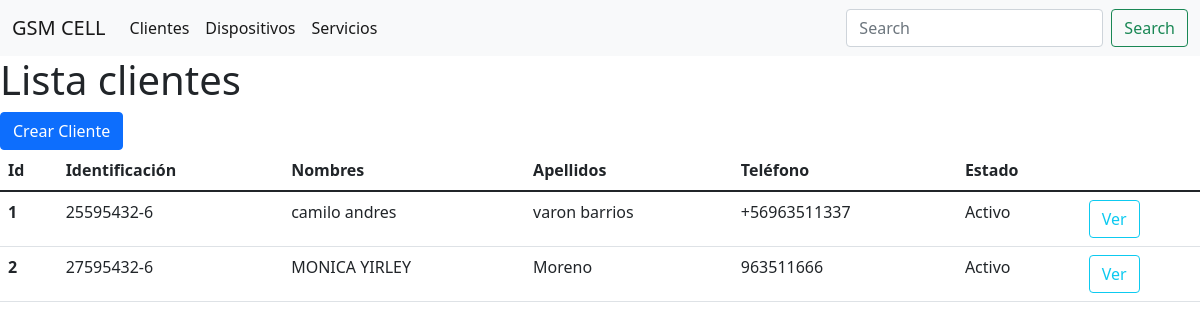
/clientes/lista/, run on an earlier commit of the app's database.
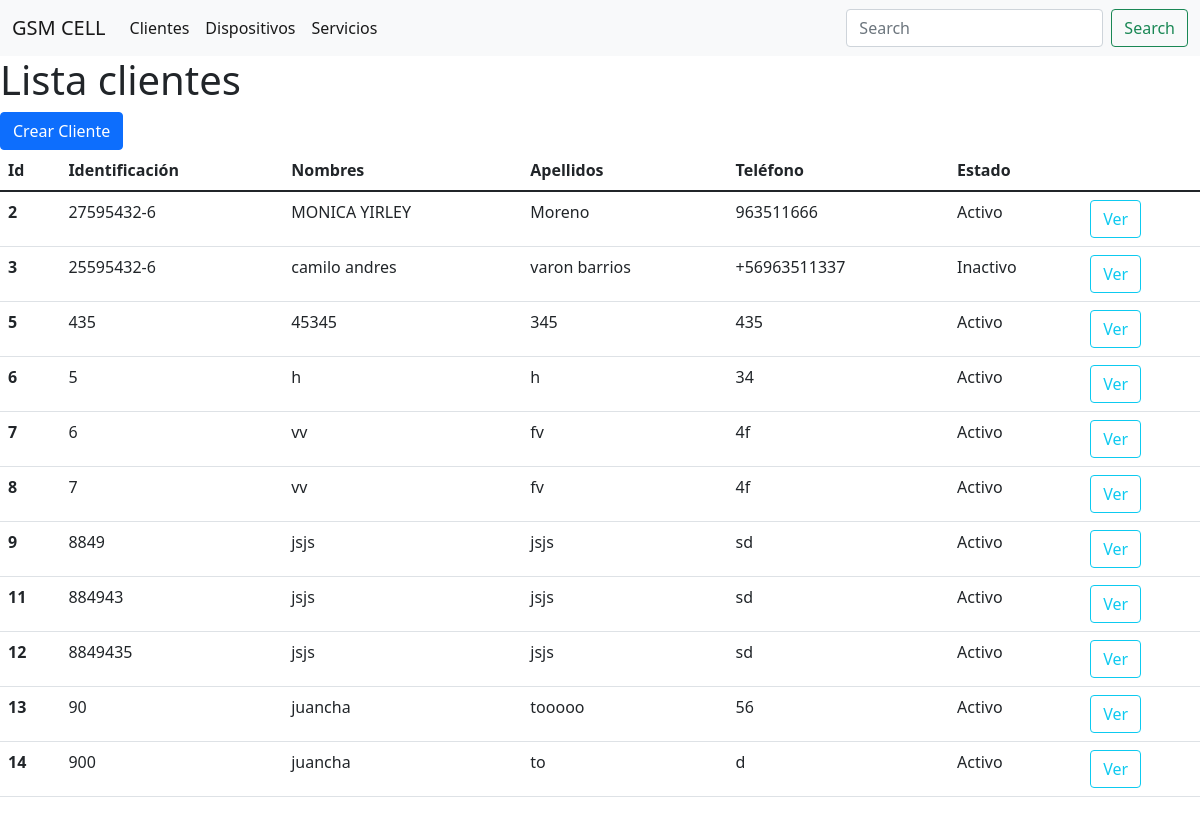
And on a later commit of the database.
### Clientes/models.py (models this page shows, shortened)
class Cliente(models.Model):
    identificacion = models.CharField(max_length=12, unique=True)
    nombres = models.CharField(max_length=100)
    apellidos = models.CharField(max_length=100)
    email = models.EmailField(max_length=254)
    telefono_principal = models.CharField(max_length=15)
    telefono_opcional = models.CharField(max_length=15, blank=True)
    estado_cliente = models.ForeignKey(Estado_Cliente, on_delete=models.CASCADE, default=1)

class Estado_Cliente(models.Model):
    nombre_estado = models.CharField(max_length=50)
    def __str__(self):
        return self.nombre_estado

### Clientes/views.py (the view)
# urls.py: path('lista/', views.lista_clientes, name='lista_clientes'),
def lista_clientes(request):
    lista_clientes = Cliente.objects.all()
    context = {
        'lista_clientes':lista_clientes
    }
    return render(request, 'lista_clientes.html', context)

### Clientes/templates/lista_clientes.html
{% extends 'base.html' %}
{% block contenido %}
<h1>Lista clientes</h1>
<a class="btn btn-primary" href="{% url 'crear_cliente' %}" role="button">Crear Cliente</a>
<table class="table">
    <thead>
      <tr>
        <th scope="col">Id</th>
        <th scope="col">Identificación</th>
        <th scope="col">Nombres</th>
        <th scope="col">Apellidos</th>
        <th scope="col">Teléfono</th>
        <th scope="col">Estado</th>
      </tr>
    </thead>
    <tbody>
    {% for cliente in lista_clientes %}
      <tr>
        <th scope="row">{{cliente.id}}</th>
        <td>{{cliente.identificacion}}</td>
        <td>{{cliente.nombres}}</td>
        <td>{{cliente.apellidos}}</td>
        <td>{{cliente.telefono_principal}}</td>
        <td>{{cliente.estado_cliente}}</td>
        <td><a class="btn btn-outline-info" href="{% url 'detalle_cliente' cliente.id %}" role="button">Ver</a></td>
      </tr>
    {% endfor %}
    </tbody>
  </table>
  {% endblock %}

### Clientes/templates/base.html (shortened to what this page needs)
<!doctype html>
<html lang="en">
  <head>
    <link href="https://cdn.jsdelivr.net/npm/bootstrap@5.1.1/dist/css/bootstrap.min.css" rel="stylesheet">
  </head>
  <body>
    <nav class="navbar navbar-expand-lg navbar-light bg-light">
        <div class="container-fluid">
          <a class="navbar-brand" href="#">GSM CELL</a>
          <div class="collapse navbar-collapse" id="navbarSupportedContent">
            <ul class="navbar-nav me-auto mb-2 mb-lg-0">
              <li class="nav-item">
                <a class="nav-link active" aria-current="page" href="{% url 'lista_clientes'%}">Clientes</a>
              </li>
              <li class="nav-item">
                <a class="nav-link active" aria-current="page" href="#">Dispositivos</a>
              </li>
              <li class="nav-item">
                <a class="nav-link active" aria-current="page" href="#">Servicios</a>
              </li>
            </ul>
            <form class="d-flex">
              <input class="form-control me-2" type="search" placeholder="Search" aria-label="Search">
              <button class="btn btn-outline-success" type="submit">Search</button>
            </form>
          </div>
        </div>
      </nav>
    {% block contenido %}
    {% endblock %}
  </body>
</html>

What changed in the data, as far as the page shows it:
removed Cliente: id "1", identificacion "25595432-6", nombres "camilo andres", apellidos "varon barrios", telefono_principal "+56963511337", estado_cliente "Activo"
added Cliente: id "3", identificacion "25595432-6", nombres "camilo andres", apellidos "varon barrios", telefono_principal "+56963511337", estado_cliente "Inactivo"
added Cliente: id "5", identificacion "435", nombres "45345", apellidos "345", telefono_principal "435", estado_cliente "Activo"
added Cliente: id "6", identificacion "5", nombres "h", apellidos "h", telefono_principal "34", estado_cliente "Activo"
added Cliente: id "7", identificacion "6", nombres "vv", apellidos "fv", telefono_principal "4f", estado_cliente "Activo"
added Cliente: id "8", identificacion "7", nombres "vv", apellidos "fv", telefono_principal "4f", estado_cliente "Activo"
added Cliente: id "9", identificacion "8849", nombres "jsjs", apellidos "jsjs", telefono_principal "sd", estado_cliente "Activo"
added Cliente: id "11", identificacion "884943", nombres "jsjs", apellidos "jsjs", telefono_principal "sd", estado_cliente "Activo"
added Cliente: id "12", identificacion "8849435", nombres "jsjs", apellidos "jsjs", telefono_principal "sd", estado_cliente "Activo"
added Cliente: id "13", identificacion "90", nombres "juancha", apellidos "tooooo", telefono_principal "56", estado_cliente "Activo"
added Cliente: id "14", identificacion "900", nombres "juancha", apellidos "to", telefono_principal "d", estado_cliente "Activo"
